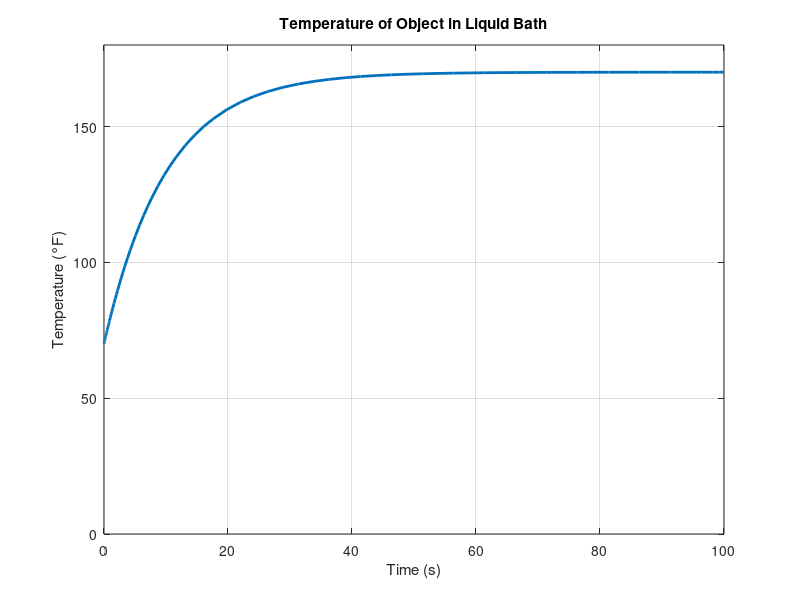

MATLAB code for this plot:
% Temperature Application
% Define constants
Tb = 170;     % Bath temperature (°F)
Ti = 70;      % Initial temperature (°F)
k = 10;       % From equation: 10 dT/dt + T = Tb → dT/dt = (Tb - T)/10

% Solve for temperature after 10 s
[~,T] = ode45(@(t,T) (Tb - T)/k, [0 10], Ti);
n = length(T);
fprintf("The temperature after 10s is %.2f°F\n", T(n))

% Solve for temperature after 20 s
[~,T] = ode45(@(t,T) (Tb - T)/k, [0 20], Ti);
n = length(T);
fprintf("The temperature after 20s is %.2f°F\n", T(n))

% Solve for temperature after 40 s
[~,T] = ode45(@(t,T) (Tb - T)/k, [0 40], Ti);
n = length(T);
fprintf("The temperature after 40s is %.2f°F\n", T(n))

% Solve for time to reach 160°F
[t,T] = ode45(@(t,T) (Tb - T)/k, [0 100], Ti);
near160 = T > 159.9 & T < 160.1;
time160 = t(near160);
fprintf("It will take %.1f seconds for the temperature to reach 160°F.\n", time160)

% Plot the temperature curve
plot(t,T, 'LineWidth', 2)
ylim([0 180])
grid on
title("Temperature of Object in Liquid Bath")
xlabel("Time (s)")
ylabel("Temperature (°F)")
